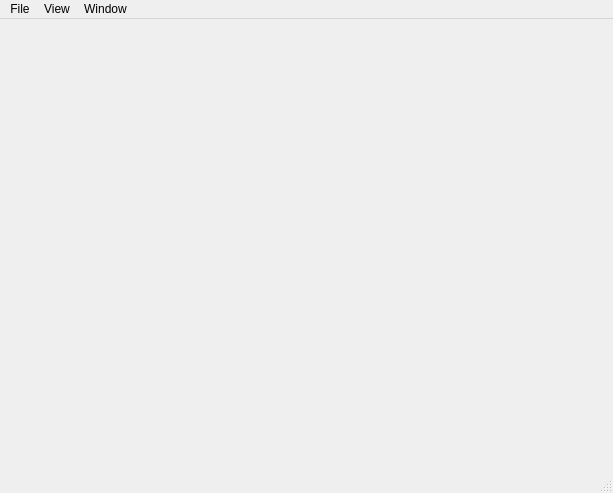
<?xml version="1.0" encoding="UTF-8"?>
<ui version="4.0">
 <class>MainWindow</class>
 <widget class="QMainWindow" name="MainWindow">
  <property name="geometry">
   <rect>
    <x>0</x>
    <y>0</y>
    <width>613</width>
    <height>493</height>
   </rect>
  </property>
  <property name="windowTitle">
   <string>Z80 Qt Sim</string>
  </property>
  <widget class="QWidget" name="centralwidget"/>
  <widget class="QMenuBar" name="menuBar">
   <property name="geometry">
    <rect>
     <x>0</x>
     <y>0</y>
     <width>613</width>
     <height>21</height>
    </rect>
   </property>
   <widget class="QMenu" name="menuFile">
    <property name="title">
     <string>File</string>
    </property>
    <addaction name="actionOpenChipDir"/>
    <addaction name="actionReload"/>
    <addaction name="separator"/>
    <addaction name="actionExit"/>
   </widget>
   <widget class="QMenu" name="menuView">
    <property name="title">
     <string>View</string>
    </property>
   </widget>
   <widget class="QMenu" name="menuWindow">
    <property name="title">
     <string>Window</string>
    </property>
    <addaction name="actionNewImageView"/>
    <addaction name="actionNewWaveformView"/>
   </widget>
   <addaction name="menuFile"/>
   <addaction name="menuView"/>
   <addaction name="menuWindow"/>
  </widget>
  <widget class="QStatusBar" name="statusbar"/>
  <action name="actionExit">
   <property name="text">
    <string>&amp;Exit</string>
   </property>
   <property name="statusTip">
    <string>Exit the application</string>
   </property>
  </action>
  <action name="actionOpenChipDir">
   <property name="text">
    <string>Open chip dir...</string>
   </property>
   <property name="statusTip">
    <string>Open directory with chip resources</string>
   </property>
   <property name="shortcut">
    <string>Ctrl+O</string>
   </property>
  </action>
  <action name="actionAbout">
   <property name="text">
    <string>About...</string>
   </property>
   <property name="statusTip">
    <string>About this application</string>
   </property>
  </action>
  <action name="actionNewImageView">
   <property name="text">
    <string>New Image View</string>
   </property>
   <property name="statusTip">
    <string>Create a new image view window</string>
   </property>
   <property name="whatsThis">
    <string>Image</string>
   </property>
   <property name="shortcut">
    <string>Ctrl+N</string>
   </property>
  </action>
  <action name="actionReload">
   <property name="text">
    <string>Reload chip data</string>
   </property>
   <property name="statusTip">
    <string>Reload chip data</string>
   </property>
   <property name="shortcut">
    <string>F5</string>
   </property>
  </action>
  <action name="actionNewWaveformView">
   <property name="text">
    <string>New Waveform View</string>
   </property>
   <property name="statusTip">
    <string>Create a new waveform view window</string>
   </property>
   <property name="whatsThis">
    <string>wave</string>
   </property>
   <property name="shortcut">
    <string>Ctrl+W</string>
   </property>
  </action>
 </widget>
 <resources/>
 <connections/>
</ui>
